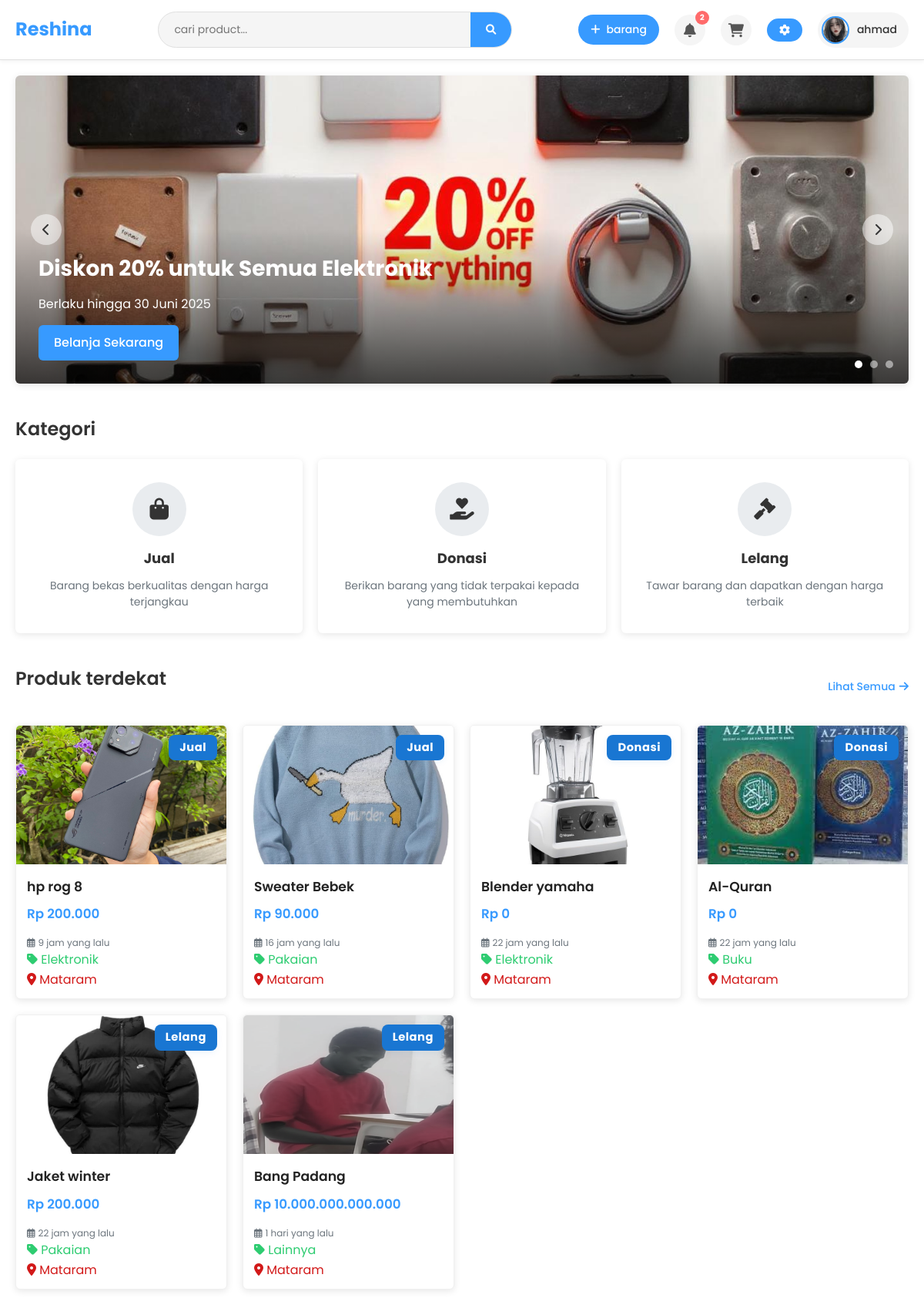
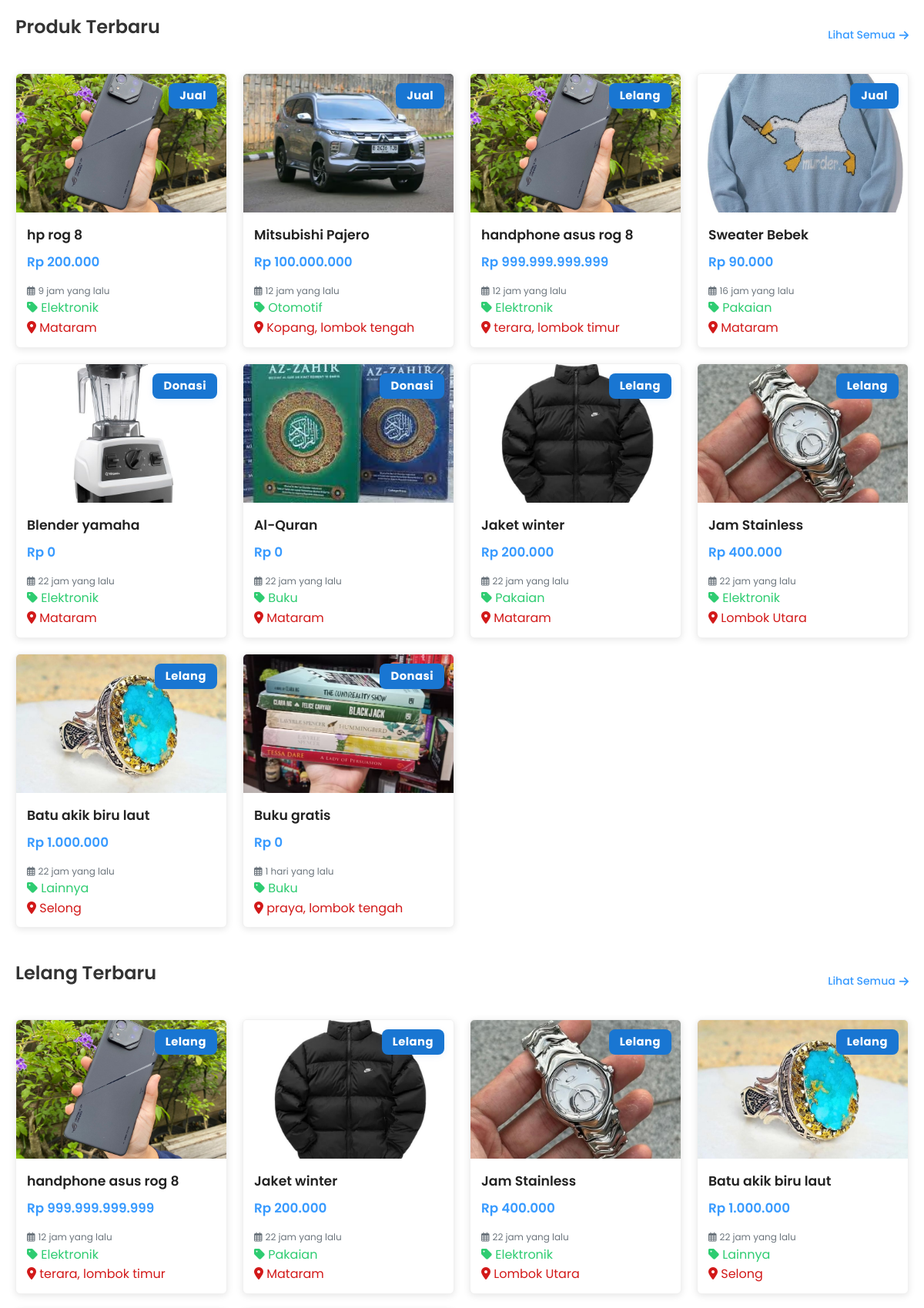
The page /pages/dashboard.php (signed in, upper part) on the database its author committed (2 pictures, top to bottom).
### tables this page shows
CREATE TABLE `user` (
  `id` int(11) NOT NULL,
  `username` varchar(100) DEFAULT NULL,
  `email` varchar(100) DEFAULT NULL,
  `password` varchar(255) DEFAULT NULL,
  `profile_image` varchar(255) DEFAULT NULL,
  `created_at` datetime DEFAULT current_timestamp(),
  `updated_at` datetime DEFAULT current_timestamp() ON UPDATE current_timestamp(),
  `nomor_hp` varchar(20) DEFAULT NULL,
  `alamat` text DEFAULT NULL,
  `city` varchar(100) DEFAULT NULL,
  `bio` text DEFAULT NULL,
  `id_lokasi` int(11) DEFAULT NULL,
  `role` varchar(120) DEFAULT NULL
);

CREATE TABLE `produk` (
  `id` int(11) NOT NULL,
  `id_user` int(11) DEFAULT NULL,
  `judul` varchar(150) DEFAULT NULL,
  `deskripsi` text DEFAULT NULL,
  `harga` decimal(15,2) DEFAULT NULL,
  `alamat` text DEFAULT NULL,
  `id_kategori` int(11) DEFAULT NULL,
  `id_jenis_produk` int(11) DEFAULT NULL,
  `id_kondisi` int(11) DEFAULT NULL,
  `status` varchar(50) DEFAULT 'active',
  `created_at` datetime DEFAULT current_timestamp(),
  `updated_at` datetime DEFAULT current_timestamp() ON UPDATE current_timestamp(),
  `city` varchar(50) DEFAULT NULL,
  `lelang_end_time` datetime DEFAULT NULL
);

CREATE TABLE `jenis_produk` (
  `id` int(11) NOT NULL,
  `nama` varchar(100) DEFAULT NULL,
  `icon` varchar(255) DEFAULT NULL
);

### pages/dashboard.php (the view, shortened to what the rows shown need)
<?php
include '../include/koneksi.php';
include '../include/header.php';
?>
<!DOCTYPE html>
<html lang="id">
<head>
    <link rel="stylesheet" href="../assets/css/dashboard.css">
    <link rel="stylesheet" href="../assets/css/components/tampilan_produk.css">
    <link rel="stylesheet" href="https://cdnjs.cloudflare.com/ajax/libs/font-awesome/6.0.0-beta3/css/all.min.css">
</head>
<body>
    <main class="main-content">
        <div class="container">
            <section class="banner-carousel">
                <div class="carousel-container">
                    <div class="carousel-track" id="carouselTrack">
                        <div class="carousel-slide active">
                            <div class="carousel-caption">
                                <h2>Diskon 20% untuk Semua Elektronik</h2>
                            </div>
                        </div>
                    </div>
                </div>
            </section>
            <section class="category-section">
                <h2 class="section-title">Kategori</h2>
            </section>
            <section class="products-section">
                <div class="section-header">
                    <h2 class="section-title">Produk terdekat</h2>
                </div>
                <div class="products-grid" id="nearestProducts">
                    <?php
                    if (isset($_SESSION['user_id'])) {
                        $user_id = $_SESSION['user_id'];
                        $city_q = mysqli_query($conn, "SELECT city FROM user WHERE id = '" . mysqli_real_escape_string($conn, $user_id) . "' LIMIT 1");
                        $city_row = mysqli_fetch_assoc($city_q);
                        $user_city = $city_row ? $city_row['city'] : null;
                        if ($user_city) {
                            $nearest_query = "SELECT p.*, u.username as seller_name,
                            jp.nama as jenis_barang, kd.nama as condition_name,
                            (SELECT file_name FROM image_produk WHERE id_produk = p.id AND is_primary = 1 LIMIT 1) as main_image,
                            (SELECT nama FROM kategori WHERE id = p.id_kategori) as kategori_nama,
                            p.city as produk_city
                            FROM produk p
                            JOIN user u ON p.id_user = u.id
                            JOIN jenis_produk jp ON p.id_jenis_produk = jp.id
                            JOIN kondisi kd ON p.id_kondisi = kd.id
                            WHERE p.status = 'active' AND p.city LIKE '%" . mysqli_real_escape_string($conn, $user_city) . "%'
                            ORDER BY p.created_at DESC
                            LIMIT 10";
                            $nearest_result = mysqli_query($conn, $nearest_query);
                            if (mysqli_num_rows($nearest_result) > 0) {
                                while ($product = mysqli_fetch_assoc($nearest_result)) {
                                    $time_diff = time() - strtotime($product['created_at']);
                                    if ($time_diff < 60) {
                                        $time_diff_string = "$time_diff detik yang lalu";
                                    } else if ($time_diff < 3600) {
                                        $time_diff_string = "" . floor($time_diff / 60) . " menit yang lalu";
                                    } else if ($time_diff < 86400) {
                                        $time_diff_string = "" . floor($time_diff / 3600) . " jam yang lalu";
                                    } else if ($time_diff < 2592000) {
                                        $time_diff_string = "" . floor($time_diff / 86400) . " hari yang lalu";
                                    }
                    ?>
                                    <div class="product-card">
                                        <a href="product-detail.php?id=<?php echo $product['id']; ?>">
                                            <div class="product-category-badge">
                                            </div>
                                            <div class="product-image">
                                                <img src="../uploads/products/<?php echo htmlspecialchars($product['main_image']); ?>" alt="<?php echo htmlspecialchars($product['judul']); ?>">
                                            </div>
                                            <div class="product-info">
                                                <h3><?php echo htmlspecialchars($product['judul']); ?></h3>
                                                <p class="product-price">Rp <?php echo number_format($product['harga'], 0, ',', '.'); ?></p>
                                                <div class="product-meta">
                                                    <span><i class="far fa-calendar-alt"></i> <?php echo $time_diff_string; ?></span>
                                                </div>
                                                <div class="product-type">
                                                    <span><i class="fas fa-tag"></i> <?php echo htmlspecialchars($product['jenis_barang']); ?></span>
                                                </div>
                                                <div class="product-city">
                                                    <span><i class="fas fa-map-marker-alt"></i> <?php echo htmlspecialchars($product['produk_city']); ?></span>
                                                </div>
                                            </div>
                                        </a>
                                    </div>
                    <?php
                                }
                            } else {
                                echo '<div class="no-product-info">Tidak ada produk terdekat di kota Anda saat ini.</div>';
                            }
                        } else {
                            echo '<div class="no-product-info">Kota Anda belum diatur di profil.</div>';
                        }
                    } else {
                        echo '<div class="no-product-info">Silakan login untuk melihat produk terdekat sesuai kota Anda.</div>';
                    }
                    ?>
                </div>
            </section>
            <section class="products-section">
                <div class="section-header">
                    <h2 class="section-title">Produk Terbaru</h2>
                </div>
                <div class="products-grid" id="latestProducts">
                    <?php
                    $query = "SELECT p.*, u.username as seller_name,
                                  jp.nama as jenis_barang, kd.nama as condition_name,
                                  (SELECT file_name FROM image_produk WHERE id_produk = p.id AND is_primary = 1 LIMIT 1) as main_image,
                                  (SELECT nama FROM kategori WHERE id = p.id_kategori) as kategori_nama,
                                  p.city as produk_city
                                  FROM produk p
                                  JOIN user u ON p.id_user = u.id
                                  JOIN jenis_produk jp ON p.id_jenis_produk = jp.id
                                  JOIN kondisi kd ON p.id_kondisi = kd.id
                                  WHERE p.status = 'active'
                                  ORDER BY p.created_at DESC
                                  LIMIT 10";
                                $result = mysqli_query($conn, $query);
                                while ($product = mysqli_fetch_assoc($result)) {
                                    $time_diff = time() - strtotime($product['created_at']);
                                    if ($time_diff < 60) {
                                        $time_diff_string = "$time_diff detik yang lalu";
                                    } else if ($time_diff < 3600) {
                                        $time_diff_string = "" . floor($time_diff / 60) . " menit yang lalu";
                                    } else if ($time_diff < 86400) {
                                        $time_diff_string = "" . floor($time_diff / 3600) . " jam yang lalu";
                                    } else if ($time_diff < 2592000) {
                                        $time_diff_string = "" . floor($time_diff / 86400) . " hari yang lalu";
                                    }
                                ?>
                        <div class="product-card">
                            <a href="product-detail.php?id=<?php echo $product['id']; ?>">
                                <div class="product-category-badge">
                                </div>
                                <div class="product-image">
                                    <img src="../uploads/products/<?php echo htmlspecialchars($product['main_image']); ?>" alt="<?php echo htmlspecialchars($product['judul']); ?>">
                                </div>
                                <div class="product-info">
                                    <h3><?php echo htmlspecialchars($product['judul']); ?></h3>
                                    <p class="product-price">Rp <?php echo number_format($product['harga'], 0, ',', '.'); ?></p>
                                    <div class="product-meta">
                                        <span><i class="far fa-calendar-alt"></i> <?php echo $time_diff_string; ?></span>
                                    </div>
                                    <div class="product-type">
                                        <span><i class="fas fa-tag"></i> <?php echo htmlspecialchars($product['jenis_barang']); ?></span>
                                    </div>
                                    <div class="product-city">
                                        <span><i class="fas fa-map-marker-alt"></i> <?php echo htmlspecialchars($product['produk_city']); ?></span>
                                    </div>
                                </div>
                            </a>
                        </div>
                    <?php } ?>
                </div>
            </section>
            <section class="products-section">
                <div class="section-header">
                    <h2 class="section-title">Lelang Terbaru</h2>
                </div>
                <div class="products-grid" id="latestAuctions">
                    <?php
                    $auction_query = "SELECT p.*, u.username as seller_name,
                    jp.nama as jenis_barang, kd.nama as condition_name,
                    (SELECT file_name FROM image_produk WHERE id_produk = p.id AND is_primary = 1 LIMIT 1) as main_image,
                    (SELECT nama FROM kategori WHERE id = p.id_kategori) as kategori_nama,
                    p.city as produk_city
                    FROM produk p
                    JOIN user u ON p.id_user = u.id
                    JOIN jenis_produk jp ON p.id_jenis_produk = jp.id
                    JOIN kondisi kd ON p.id_kondisi = kd.id
                    WHERE p.status = 'active' AND p.id_kategori = 3
                    ORDER BY p.created_at DESC
                    LIMIT 10";
                    $auction_result = mysqli_query($conn, $auction_query);
                    while ($product = mysqli_fetch_assoc($auction_result)) {
                        $time_diff = time() - strtotime($product['created_at']);
                        if ($time_diff < 60) {
                            $time_diff_string = "$time_diff detik yang lalu";
                        } else if ($time_diff < 3600) {
                            $time_diff_string = "" . floor($time_diff / 60) . " menit yang lalu";
                        } else if ($time_diff < 86400) {
                            $time_diff_string = "" . floor($time_diff / 3600) . " jam yang lalu";
                        } else if ($time_diff < 2592000) {
                            $time_diff_string = "" . floor($time_diff / 86400) . " hari yang lalu";
                        }
                    ?>
                        <div class="product-card">
                            <a href="product-detail.php?id=<?php echo $product['id']; ?>">
                                <div class="product-category-badge">
                                </div>
                                <div class="product-image">
                                    <img src="../uploads/products/<?php echo htmlspecialchars($product['main_image']); ?>" alt="<?php echo htmlspecialchars($product['judul']); ?>">
                                </div>
                                <div class="product-info">
                                    <h3><?php echo htmlspecialchars($product['judul']); ?></h3>
                                    <p class="product-price">Rp <?php echo number_format($product['harga'], 0, ',', '.'); ?></p>
                                    <div class="product-meta">
                                        <span><i class="far fa-calendar-alt"></i> <?php echo $time_diff_string; ?></span>
                                    </div>
                                    <div class="product-type">
                                        <span><i class="fas fa-tag"></i> <?php echo htmlspecialchars($product['jenis_barang']); ?></span>
                                    </div>
                                    <div class="product-city">
                                        <span><i class="fas fa-map-marker-alt"></i> <?php echo htmlspecialchars($product['produk_city']); ?></span>
                                    </div>
                                </div>
                            </a>
                        </div>
                    <?php } ?>
                </div>
            </section>
        </div>
    </main>
    <?php include '../include/footer.php'; ?>
</body>
</html>

### include/header.php (shortened to what the rows shown need)
<?php
include_once '../include/koneksi.php';
$profile_pic = '../assets/image/user.png';
if (isset($_SESSION['user_id'])) {
    $user_id = $_SESSION['user_id'];
    $result = mysqli_query($conn, "SELECT profile_image FROM user WHERE id = $user_id LIMIT 1");
    if ($result && $row = mysqli_fetch_assoc($result)) {
        if (!empty($row['profile_image']) && file_exists($row['profile_image'])) {
            $profile_pic = $row['profile_image'];
        }
    }
}
?>
<!DOCTYPE html>
<html lang="id">
<head>
    <link rel="stylesheet" href="/ProwebReshina2/assets/css/header.css">
    <link rel="stylesheet" href="https://cdnjs.cloudflare.com/ajax/libs/font-awesome/6.4.0/css/all.min.css">
</head>
<body>
    <header class="site-header">
        <div class="container">
            <div class="header-wrapper">
                <div class="user-menu">
                    <div class="user-dropdown">
                        <div class="user-dropdown">
                            <a href="/ProwebReshina2/pages/profile.php" class="user-info" style="text-decoration: none;">
                                <img src="<?php echo $profile_pic; ?>" alt="User Avatar" class="user-avatar">
                                <span class="user-name">
                                    <?php echo ($_SESSION['username']); ?>
                                </span>
                            </a>
                        </div>
                    </div>
                </div>
            </div>
        </div>
    </header>
</body>
</html>

### rows shown on the page
user: profile_image (picture)
produk: shows a picture, judul "hp rog 8", harga "200.000", id_jenis_produk.nama "Elektronik", city "Mataram"
produk: shows a picture, judul "Sweater Bebek", harga "90.000", id_jenis_produk.nama "Pakaian", city "Mataram"
produk: shows a picture, judul "Blender yamaha", harga "0", id_jenis_produk.nama "Elektronik", city "Mataram"
produk: shows a picture, judul "Al-Quran", harga "0", id_jenis_produk.nama "Buku", city "Mataram"
produk: shows a picture, judul "Jaket winter", harga "200.000", id_jenis_produk.nama "Pakaian", city "Mataram"
produk: shows a picture, judul "Bang Padang", harga "10.000.000.000.000", id_jenis_produk.nama "Lainnya", city "Mataram"
produk: shows a picture, judul "Mitsubishi Pajero", harga "100.000.000", id_jenis_produk.nama "Otomotif", city "Kopang, lombok tengah"
produk: judul "handphone asus rog 8", harga "999.999.999.999", id_jenis_produk.nama "Elektronik", city "terara, lombok timur", shows a picture
produk: shows a picture, judul "Jam Stainless", harga "400.000", id_jenis_produk.nama "Elektronik", city "Lombok Utara"
produk: shows a picture, judul "Batu akik biru laut", harga "1.000.000", id_jenis_produk.nama "Lainnya", city "Selong"
produk: shows a picture, judul "Buku gratis", harga "0", id_jenis_produk.nama "Buku", city "praya, lombok tengah"

### other values the page prints
$unread_notification_count "2"
$_SESSION['username'] "ahmad"
